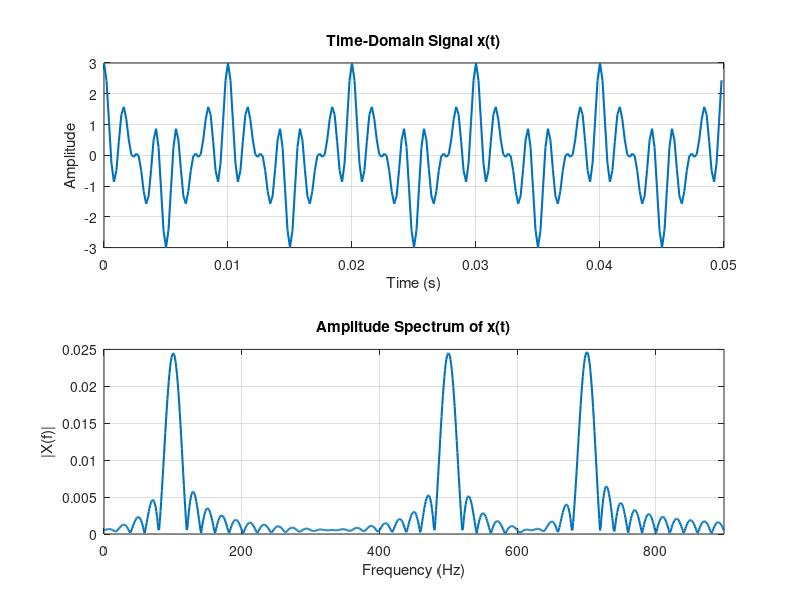

The MATLAB script that drew this image:
% To find the amplitude of the multi frequency signal:
% X(t)= cos(2π100t) + cos(2π500t) +cos(2π700t)
% And also show approximate the Fourier transform integral for 0≤f≤900 Hz.


% Clear workspace
clear; clc; close all;

% Parameters
N = 250;            % Number of samples
ts = 0.0002;        % Sampling interval (seconds)
t = (0:N-1) * ts;   % Time vector

% Signal: sum of three cosines
x = cos(2*pi*100*t) + cos(2*pi*500*t) + cos(2*pi*700*t);

% Plot time-domain signal
figure;
subplot(2,1,1);
plot(t, x, 'LineWidth', 1.5);
xlabel('Time (s)');
ylabel('Amplitude');
title('Time-Domain Signal x(t)');
grid on;

% Compute DTFT using numerical integration
f = 0:1:900;        % Frequency range from 0 to 900 Hz
X = zeros(size(f)); % Initialize amplitude spectrum

for k = 1:length(f)
    X(k) = trapz(t, x .* exp(-1j*2*pi*f(k)*t)); % Numerical integration
end

% Plot amplitude spectrum
subplot(2,1,2);
plot(f, abs(X), 'LineWidth', 1.5);
xlabel('Frequency (Hz)');
ylabel('|X(f)|');
title('Amplitude Spectrum of x(t)');
xlim([0 900]); % Show only 0 <= f <= 900 Hz
grid on; 
